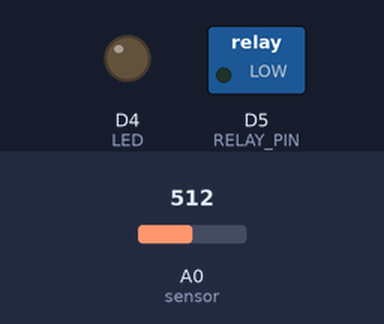
A sketch run on a simulated ESP8266 (Wemos D1 mini). Shown: switched loads named in the sketch (green lamp = pin HIGH), output pins drawn as LEDs (lit = HIGH). The inputs (shaded band) are chosen by the test bench; at power-on: A0 (sensor) = 512. What the sketch prints to the serial monitor is not drawn.

Above: at 2.7 s.
2.8 s: A0 (sensor) set to 208
4.3 s: A0 (sensor) set to 185
At 5.2 s:
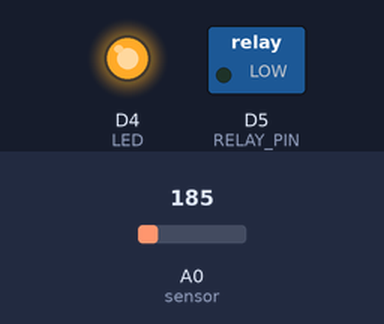
5.8 s: A0 (sensor) set to 210
At 6.4 s:
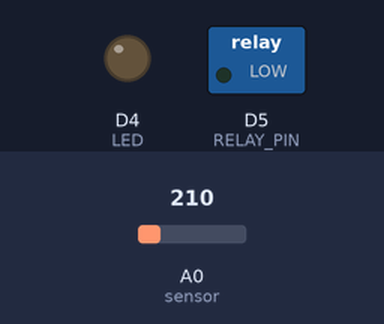
7.3 s: A0 (sensor) set to 190
At 7.6 s:
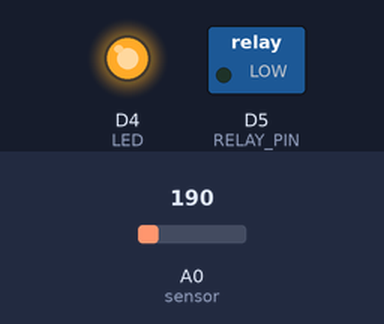
Timing chart, 0 to 9.8 s (numbered marks = the images above; inputs shaded):
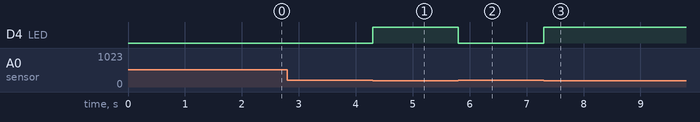

The sketch:

code.ino
```cpp
// Water Sensor that will text me if the sensor goes off.
// Information available at Ubidot.com
// Created by jnissen using Ubidots library
// May 16th, 2017

/****************************************
   Include Libraries
 ****************************************/
#include "UbidotsESPMQTT.h"

/****************************************
   Define Constants
 ****************************************/
#define TOKEN "" // Your Ubidots TOKEN
#define WIFINAME "" //Your SSID
#define WIFIPASS "" // Your Wifi Password

#define sensor    A0       // Hook water sensor to pin A0 of NODEMCU module
#define LED       D4       // Led in NodeMCU/WeMos D1 Mini at pin GPIO2 (D4)
#define BRIGHT    350      // Max led intensity (1-500)
#define INHALE    2500     // Inhalation time in milliseconds.
#define PULSE     INHALE*1000/BRIGHT
#define REST      10000    // Rest Between Inhalations.
#define RELAY_PIN 14 // RELAY PIN

Ubidots client(TOKEN);

/****************************************
   Auxiliar Functions
 ****************************************/

void callback(char* topic, byte* payload, unsigned int length) {
  Serial.print("Message arrived [");
  Serial.print(topic);
  Serial.print("] ");
  for (int i = 0; i < length; i++) {
    Serial.print((char)payload[i]);
  }
  Serial.println();

  /*
   *
   *
   */
}

/****************************************
   Main Functions
 ****************************************/

void setup() {
  // put your setup code here, to run once:
  Serial.begin(115200);
  pinMode(sensor, INPUT);   // Analog pin setup for read
  pinMode(LED, OUTPUT);     // LED pin as output.
  client.setDebug(true);    // Pass a true or false bool value to activate debug messages
  client.wifiConnection(WIFINAME, WIFIPASS);
  client.begin(callback);
  pinMode(RELAY_PIN, OUTPUT);
}

void loop() {
  // Make sure the water sensor is connected to your WiFi network. If not try to reconnect.
  if (!client.connected()) {
    Serial.print("Not Connected!!");
    client.reconnect();
  }

  if (client.connected()) {
    Serial.print("Connected!!!");
  }

  // A fancy delay routine! Makes the LED appear to "breathe" by slowly ramping up and down. This is to show you the water sensor is working
  // by slowly making the LED on the board glow from dim to bright and back dim. It's not really needed but it's a bit of fun to watch.
  // If you don't add some delay the water sensor will attempt to "log" data often and your free Ubidots account may be disabled. This
  // delay is intended to create a new data point once every 15 seconds or so.
 /*
  for (int i = 1; i < BRIGHT; i++) {
    digitalWrite(LED, LOW);            // turn the LED on.
    delayMicroseconds(i * 10);         // wait
    digitalWrite(LED, HIGH);           // turn the LED off.
    delayMicroseconds(PULSE - i * 10); // wait
    delay(0);                          // to prevent watchdog firing.
  }
  //ramp decreasing intensity, Exhalation (half time):
  for (int i = BRIGHT - 1; i > 0; i--) {
    digitalWrite(LED, LOW);            // turn the LED on.
    delayMicroseconds(i * 10);         // wait
    digitalWrite(LED, HIGH);           // turn the LED off.
    delayMicroseconds(PULSE - i * 10); // wait
    i--;
    delay(0);                          // to prevent watchdog firing.
  }
  delay(REST);                         // take a rest...
*/
  // Publish values of ADC0 water sensor. Water will cause the voltage to rise and the ADC will read this as a higher value.
  // Once the value is read the NODEMCU will publish it to UBIDOTS. The Node MCU does not care what the reading is. It only reports it.
  // If below trigger value the text message will NOT be delivered. Above trigger it's sent.

  float adcValue = analogRead(sensor);    // Read the ADC channel
  Serial.println("1.");
  Serial.println(adcValue);
  Serial.println();

if( adcValue > 200){
   digitalWrite(LED,LOW);
   //digitalWrite(14,LOW);
   }else{
   digitalWrite(LED,HIGH);
   //digitalWrite(14,HIGH);
   }

  client.add("h2o_heater", adcValue);     // Variable for the water heater sensor assigned the ADC value. This will show up in Ubidots within the water-sensor device
  client.ubidotsPublish("water-sensor");  // Device name for Ubidots. Make sure Ubidots is setup prior to loading and running this application.
  client.loop();
}
```

Measured:
- the behaviour switches between 201 and 200 on A0 (sensor) (found by bisection; images 0 and 1)
- after the input at 4.3 s, D4 (LED): LOW → HIGH at once
- after the input at 5.8 s, D4 (LED): HIGH → LOW at once
- after the input at 7.3 s, D4 (LED): LOW → HIGH at once
